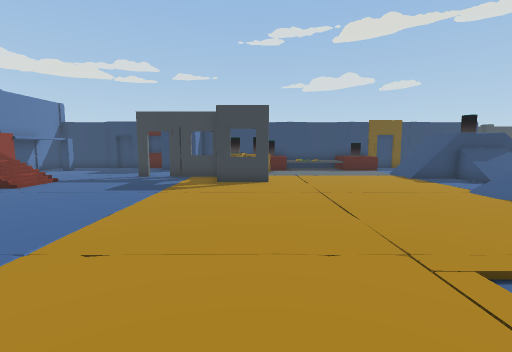
View 1 (above)

24 first-person views from a walk through a Unity game level. The camera is 1.4 m above the floor, tilts 6° down and sees 85° across. Doors are open. The floor is counted in squares, 1 m on a side. Each view is taken from the middle of a square. On the plan, view 1 faces up. The plan holds only what a view shows up to about 14 squares ahead; the rest is blank. The place goes on beyond the plan. The player character is not drawn. Some animated figures are left out.

View 2
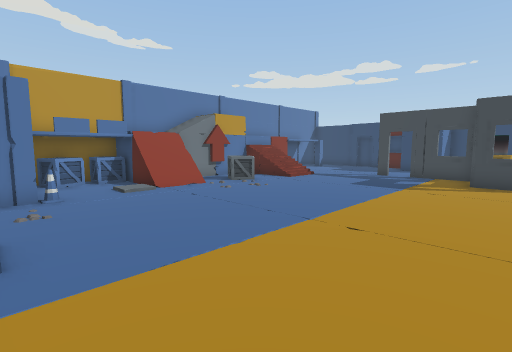

View 3
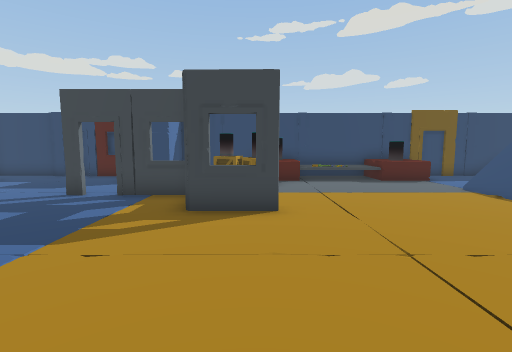

View 4
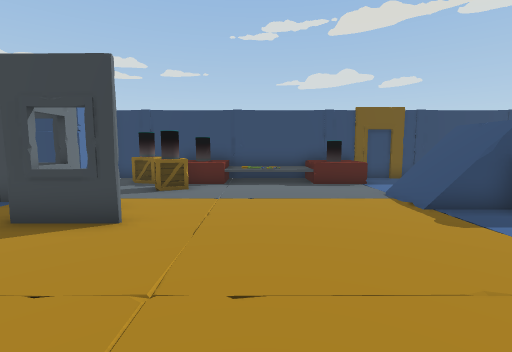

View 5
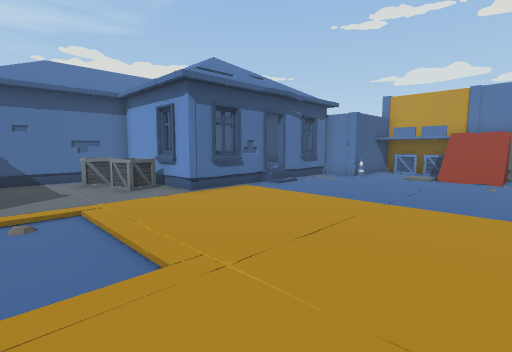

View 6
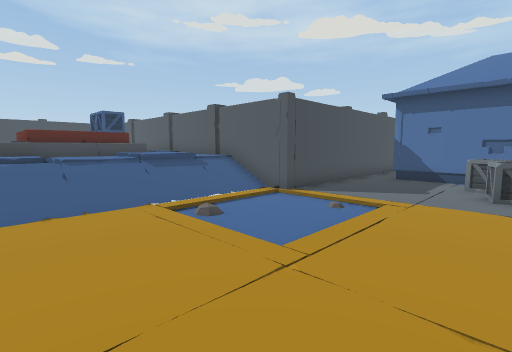

View 7
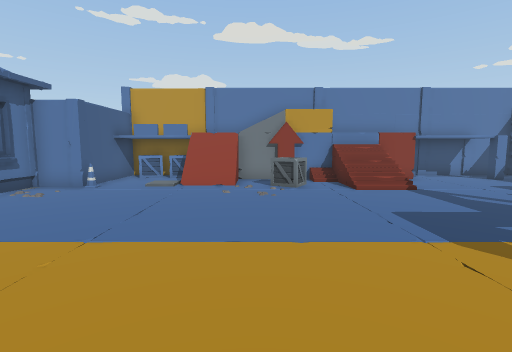

View 8
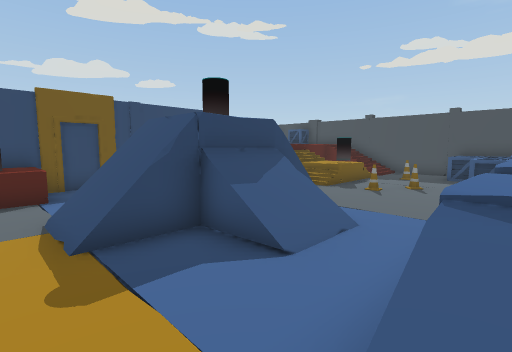

View 9
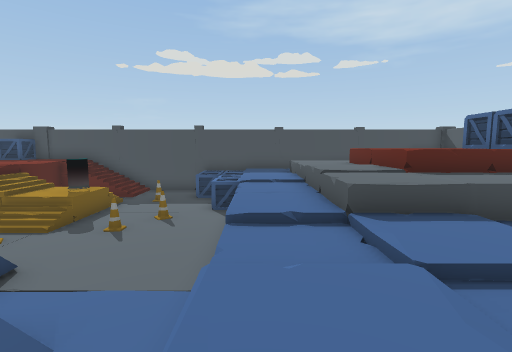

View 10
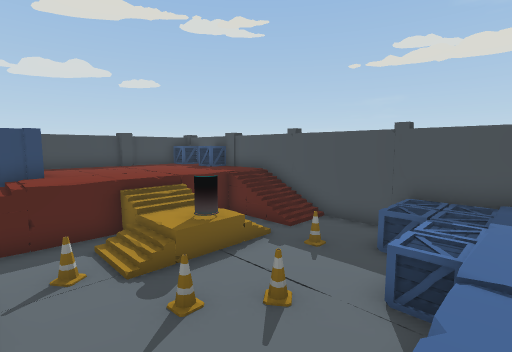

View 11
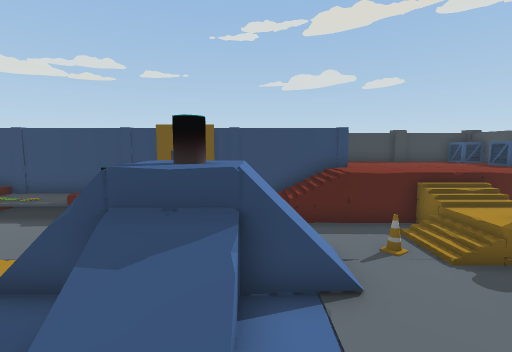

View 12
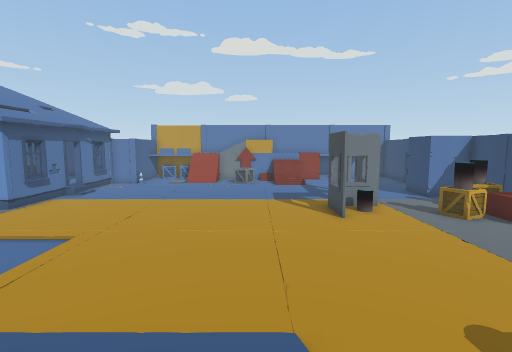

View 13
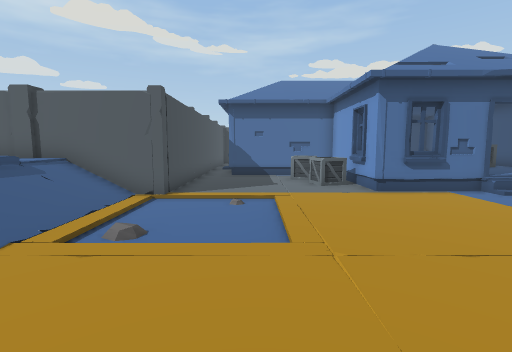

View 14
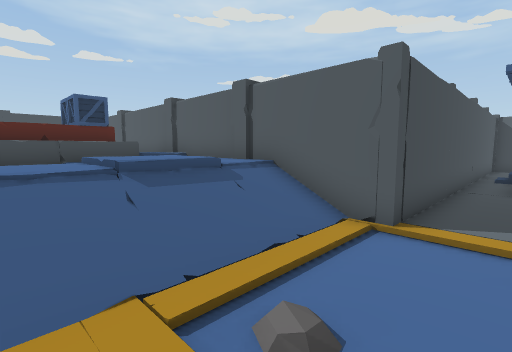

View 15
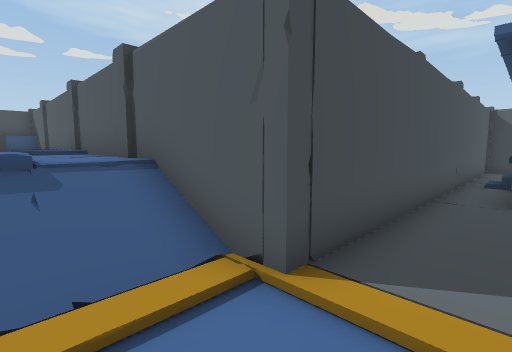

View 16
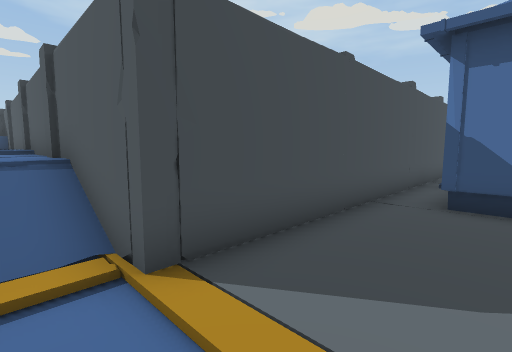

View 17
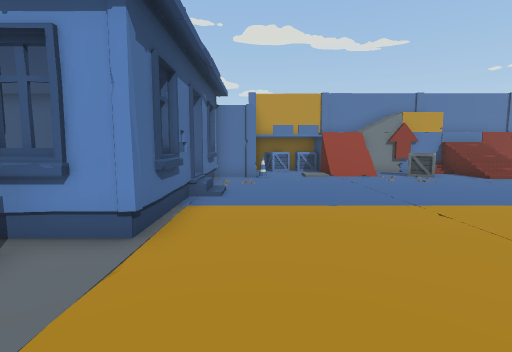

View 18
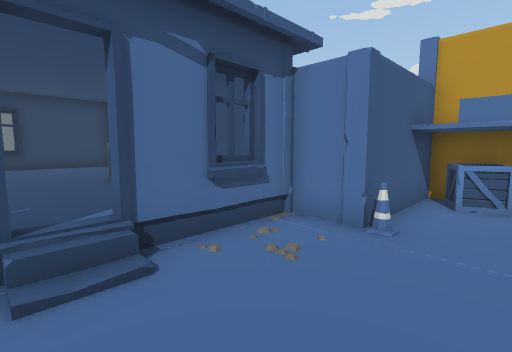

View 19
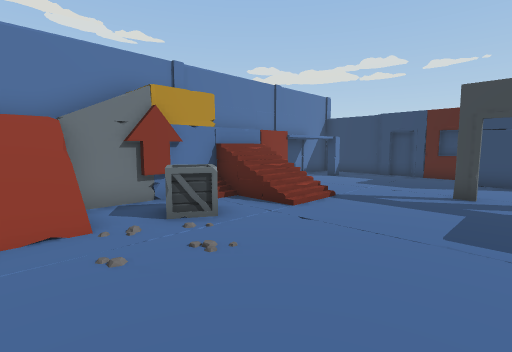

View 20
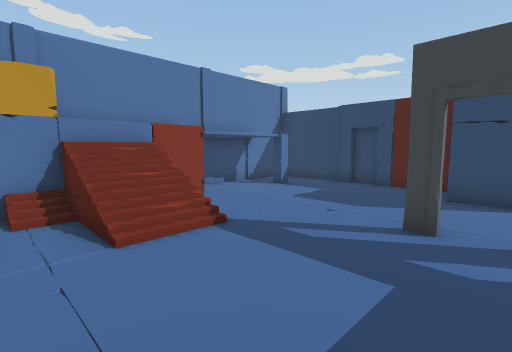

View 21
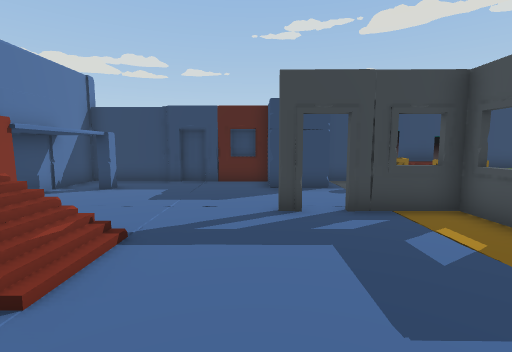

View 22
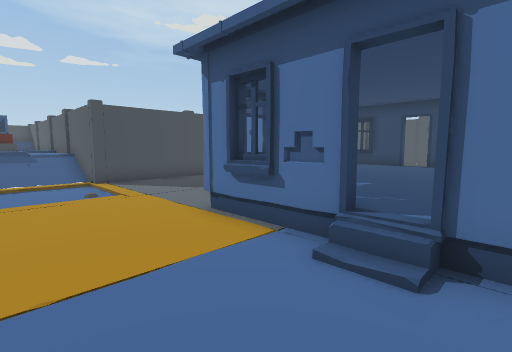

View 23
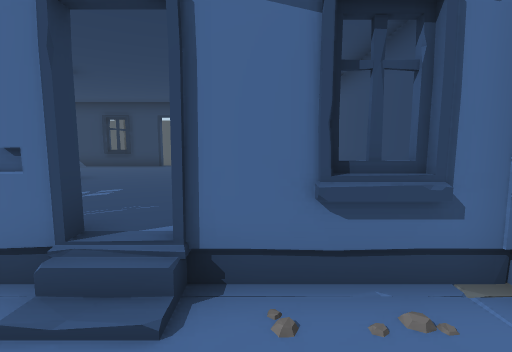

View 24
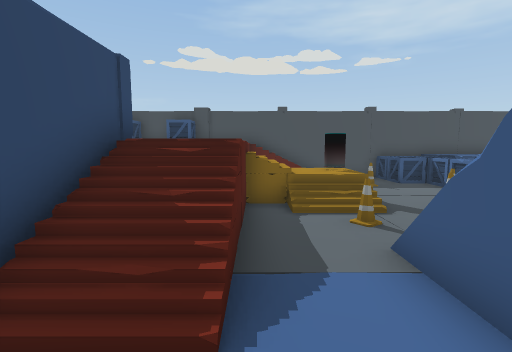

### Floor plan
Key: @ floor where view 1 was taken; # wall or solid block; x gap in a wall; . main floor; : floor 0.5 m higher than the main floor; + floor 1 m higher than the main floor; / step, stairs or slope; D open door; = window, fence, low wall or low ledge; v drop or lower ground; C crate; N cone; H house; O other object.
Columns run from 13 left of view 1 to 22 right of it. Each row starts with its distance up from view 1.
 22                             O#O#OOC#
 21                            O      C#
 20                            O      C#
 19 ############################      C#
 18 #...####OO.#C ##::/#O###/###       O
 17 #.......OO.CCOO:::/OO.. ////       #
 16 #.#..........C......... .=/.//// #/#
 15 #............CC.......  ..../////#/#
 14 #.................../#OOv#.N//O ///#
 13 # .......x###.......///OOO../////..#
 12 O  .........O.......//#///..N...N..#
 11 # #==/......##........///....N.....#
 10 O ////...........................CC#
  9 # v///............../.........C C  #
  8 O O.C...............// ++ +        O
  7 #/OCC.............../              #
  6 #/x.................//             #
  5 O =//...............//
  4 # ////..............//
  3 # ///...............//    O O      #
  2 #...................//    O CC     #
  1 ##..................//      CCC
  0 ####N........@......//            OO
 -1     #  ./D#........#######OO#### #O#
 -2     ##H#Hx#H#......#
 -3      H      HCC....#
 -4      H      #CC....#
 -5      HO     #CC....#
 -6      HO     #.C ...#
 -7      H      ######.#
 -8      H           H.#
 -9      H            .#
-10      H           H/#
-11      H           H/#
-12      ###H xH#H##  .#
-13                   .#
-14                   .#
-15                   .#
-16                   ##

Where each view was taken, in squares from view 1:
view 1: 0 up, 0 right, facing up
view 2: 1 down, 0 right, facing up-left
view 3: 5 up, 0 right, facing up
view 4: 6 up, 3 right, facing up
view 5: 6 up, 4 right, facing down-left
view 6: 6 up, 0 right, facing down-right
view 7: 6 up, 1 right, facing left
view 8: 8 up, 6 right, facing up-right
view 9: 8 up, 8 right, facing right
view 10: 8 up, 13 right, facing up-right
view 11: 8 up, 11 right, facing up
view 12: 8 up, 10 right, facing left
view 13: 7 up, 3 right, facing down
view 14: 4 up, 4 right, facing down-right
view 15: 1 up, 4 right, facing down-right
view 16: 0 up, 3 right, facing down-right
view 17: 0 up, 3 right, facing left
view 18: 2 up, 4 left, facing down-left
view 19: 4 up, 4 left, facing up-left
view 20: 8 up, 4 left, facing up-left
view 21: 7 up, 6 left, facing up
view 22: 2 up, 6 left, facing down-right
view 23: 1 up, 6 left, facing down
view 24: 16 up, 9 right, facing right
